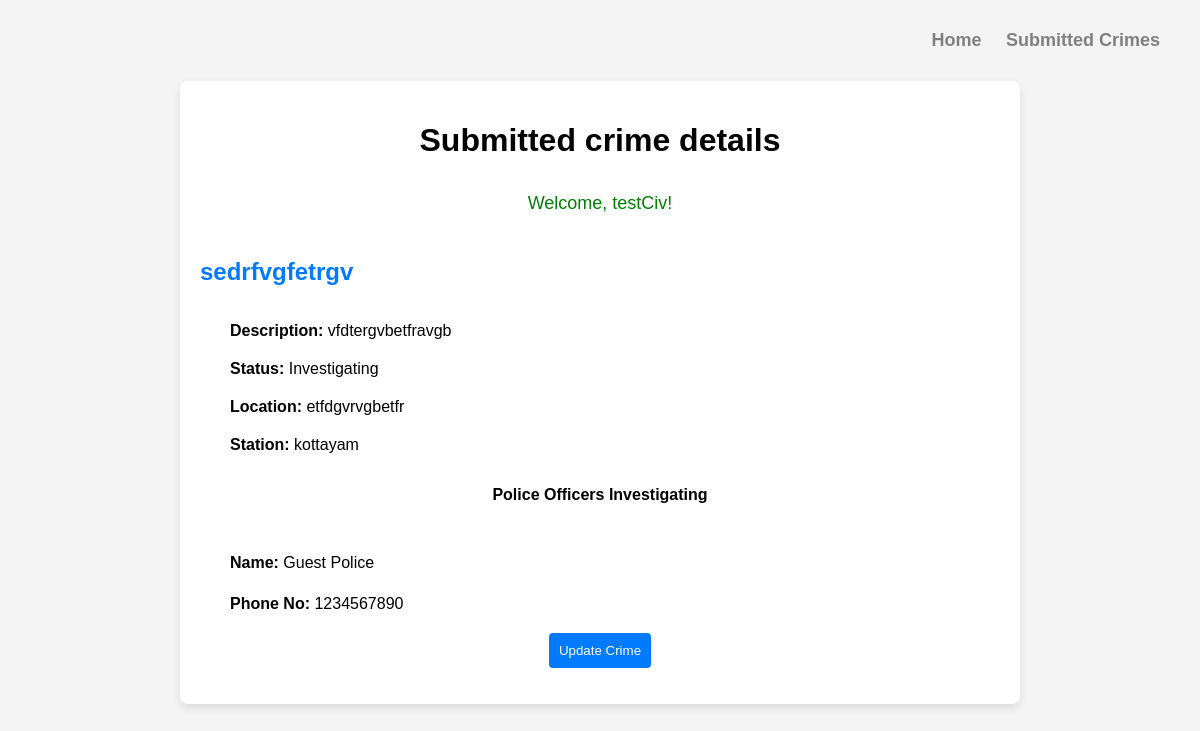
The app's page /civilian/submittedCrimes/2 (signed in), older data.
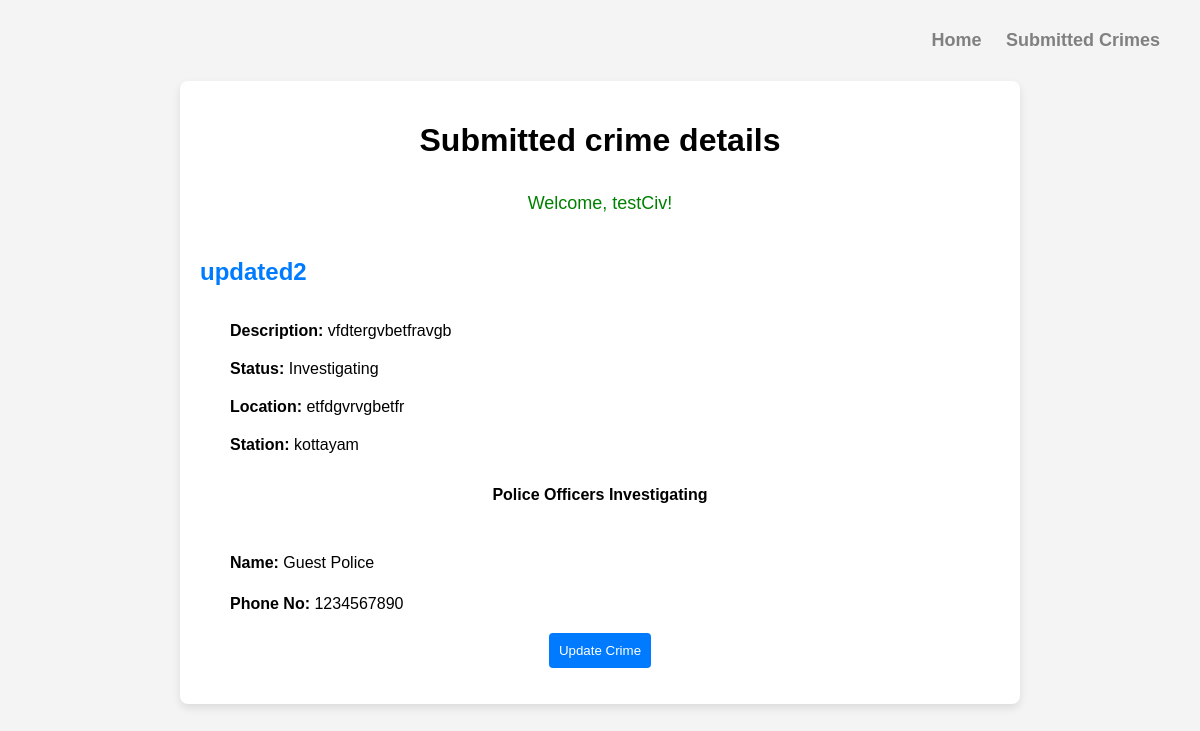
The same page, newer data.
### police/models.py (models this page shows, shortened)
class Crime(models.Model):
    statusChoice = [
        ("Completed", "Completed"),
        ("Investigating", "Investigating"),
        ("Request Pending", "Request Pending"),
    ]
    crime_type = models.CharField(max_length=50)
    description = models.TextField()
    location = models.CharField(max_length=50)
    station = models.ForeignKey(Station, on_delete=models.CASCADE)
    status = models.CharField(max_length=50, choices=statusChoice)
    submitted_by = models.ForeignKey(CivilianModel, on_delete=models.CASCADE)

class Station(models.Model):
    location = models.CharField(max_length=100)
    number_of_officers = models.PositiveIntegerField(default=0)
    phone_number = models.CharField(max_length=15)
    def __str__(self):
        return self.location

### civilian/views.py (the view)
@login_required
@user_passes_test(is_civilian, login_url="civilianLogin")
def submitted_crime_details(request, pk):
    user = request.user
    civilian = CivilianModel.objects.get(user=user)
    crime = Crime.objects.get(pk=pk)
    police = PoliceModel.objects.filter(current_crime=crime)
    if crime.submitted_by == civilian:
        return render(
            request,
            "civilian_template/submittedDetails.html",
            {"crime": crime, "policeOfficers": police},
        )
    else:
        return HttpResponse("You are not authorized")

### civilian/views.py (called while the page is built)
def is_civilian(user):
    return user.user_type == "Civilian"

### templates/civilian_template/submittedDetails.html (shortened to what this page needs)
{% load static %}
<!DOCTYPE html>
<html lang="en">
<head>
    <link rel="stylesheet" href="{% static 'css/civilian/submittedDetails.css' %}">
</head>
<body>
  <nav>
    <div>
      <a href="{% url 'civilianHome' %}">Home</a>
      <a href="{% url 'submittedCrimes' %}">Submitted Crimes</a>
    </div>
  </nav>
  <div class="container">
      <h1>Submitted crime details</h1>
      <p class="welcome">Welcome, {{request.user.username}}!</p>
      <h2>{{crime.crime_type}}</h2>
      <ul>
        <li><b>Description:</b> {{ crime.description }}</li>
        <li><b>Status:</b> {{ crime.status }}</li>
        <li><b>Location:</b> {{ crime.location }}</li>
        <li><b>Station:</b> {{ crime.station }}</li>
      </ul>
      {% if policeOfficers %}
      <h4>Police Officers Investigating</h4>
          <ol>
              {% for police in policeOfficers %}
                  <li>
                      <p><b>Name:</b> {{ police.first_name }} {{ police.last_name }}<br></p>
                      <p><b>Phone No:</b> {{ police.phone_number }}</p>
                  </li>
              {% endfor %}
          </ol>
        {% else %}
        <p class="no-officers">No officer currently investigating</p>
        {% endif %}
        <div class="button1">
          <button><a href="{% url 'crimeUpdate' crime.id %}">Update Crime</a></button>
        </div>
    </div>
</body>
</html>

Row changes from the older to the newer data that the page shows:
changed Crime "vfdtergvbetfravgb": crime_type "sedrfvgfetrgv" → "updated2"
